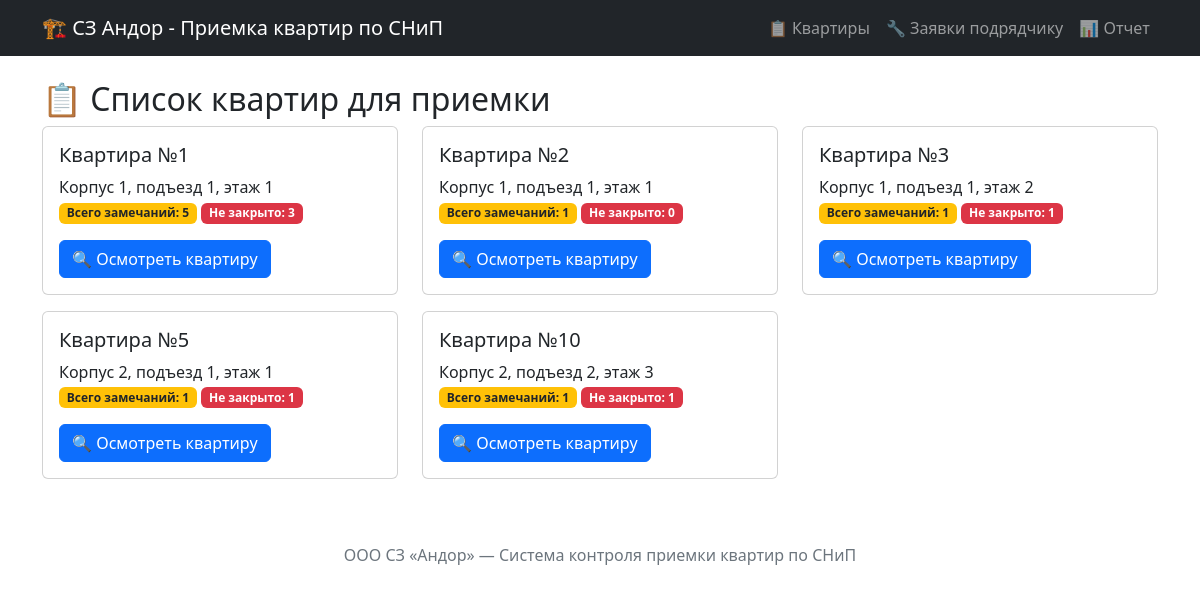
The page / on the database its author committed.
### tables this page shows
CREATE TABLE flats (
            id INTEGER PRIMARY KEY AUTOINCREMENT,
            number TEXT NOT NULL,
            building TEXT NOT NULL,
            entrance INTEGER,
            floor INTEGER,
            status TEXT DEFAULT 'in_progress'
        );

### app.py (the view)
@app.route('/')
def index():
    conn = get_db()
    flats = conn.execute('''
        SELECT f.*, COUNT(d.id) as defect_count,
               SUM(CASE WHEN d.status = 'open' THEN 1 ELSE 0 END) as open_count
        FROM flats f
        LEFT JOIN defects d ON f.id = d.flat_id
        GROUP BY f.id
        ORDER BY f.building, f.floor, f.number
    ''').fetchall()
    conn.close()
    return render_template('index.html', flats=flats)

### app.py (called while the page is built)
def get_db():
    conn = sqlite3.connect(DB_PATH)
    conn.row_factory = sqlite3.Row
    return conn

### templates/index.html
{% extends "base.html" %}
{% block content %}
<h2>📋 Список квартир для приемки</h2>
<div class="row">
    {% for flat in flats %}
    <div class="col-md-4 mb-3">
        <div class="card">
            <div class="card-body">
                <h5 class="card-title">Квартира №{{ flat.number }}</h5>
                <p class="card-text">
                    {{ flat.building }}, подъезд {{ flat.entrance }}, этаж {{ flat.floor }}<br>
                    <span class="badge bg-warning text-dark">Всего замечаний: {{ flat.defect_count or 0 }}</span>
                    <span class="badge bg-danger">Не закрыто: {{ flat.open_count or 0 }}</span>
                </p>
                <a href="/flat/{{ flat.id }}" class="btn btn-primary">🔍 Осмотреть квартиру</a>
            </div>
        </div>
    </div>
    {% endfor %}
</div>
{% endblock %}

### rows shown on the page
flats: number "1", building "Корпус 1", entrance "1", floor "1", defect_count "5", open_count "3"
flats: number "2", building "Корпус 1", entrance "1", floor "1", defect_count "1", open_count "0"
flats: number "3", building "Корпус 1", entrance "1", floor "2"
flats: number "5", building "Корпус 2", entrance "1", floor "1", defect_count "1", open_count "1"
flats: number "10", building "Корпус 2", entrance "2", floor "3", defect_count "1", open_count "1"
